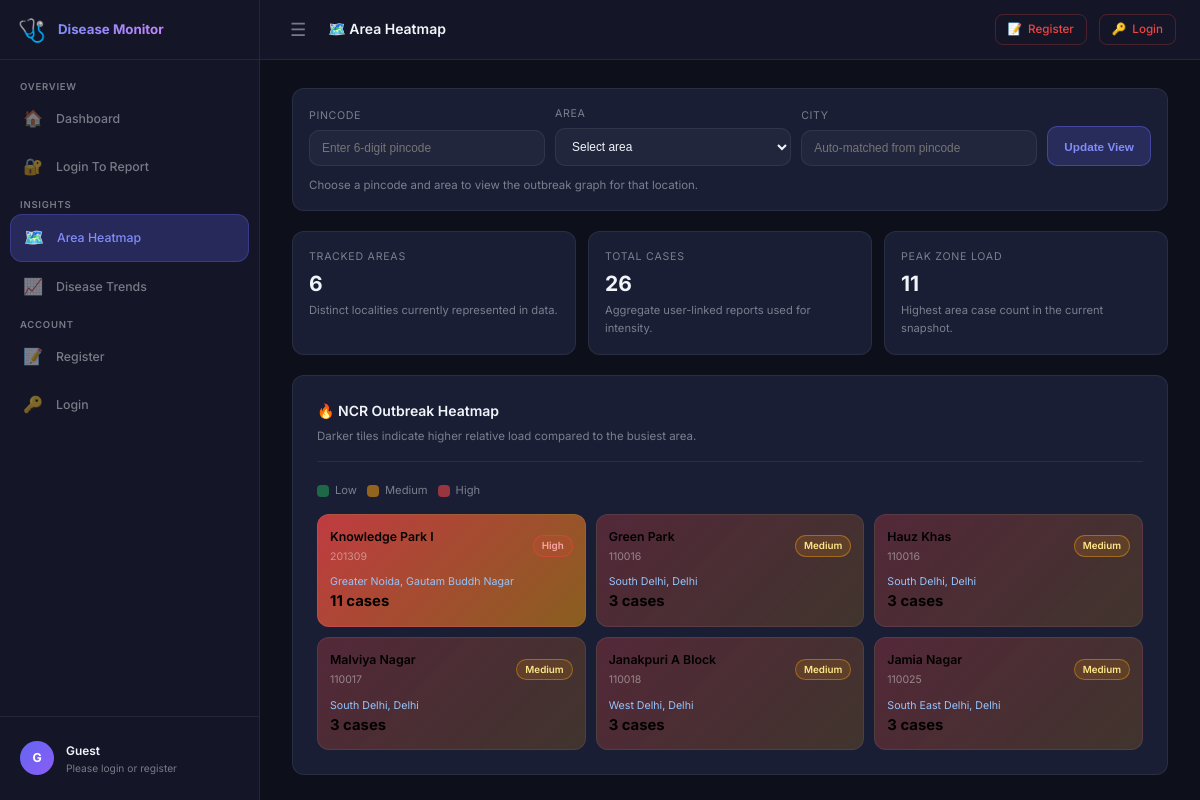
Page /heatmap/ on the committed database.
### doctor/models.py (models this page shows, shortened)
class Area(models.Model):
    pincode = models.CharField(
        max_length=6,
        blank=True,
        default="",
        help_text="6-digit NCR pincode of the user's location.",
    )
    area = models.CharField(
        max_length=200,
        blank=True,
        default="",
        help_text="Locality / area derived from the pincode.",
    )

### doctor/views.py (the view, shortened to what this page needs)
# urls.py: path("heatmap/", views.area_heatmap, name="area_heatmap"),
def area_heatmap(request):
    valid_pincode_entries = {
        pin: details
        for pin, details in NCR_PINCODES.items()
        if pin.isdigit() and isinstance(details, dict)
    }
    pincode_choices = {
        pin: details.get("areas", [])
        for pin, details in valid_pincode_entries.items()
    }
    selected_pincode = request.GET.get("pincode", "").strip()
    selected_area = request.GET.get("area", "").strip()
    selected_city = ""
    using_registered_area = False
    location_required = False
    if selected_pincode and selected_area:
        valid_areas = pincode_choices.get(selected_pincode, [])
        if selected_area not in valid_areas:
            messages.error(request, "Selected pincode and area combination is invalid.")
            selected_pincode = ""
            selected_area = ""
            location_required = True
        else:
            selected_city = valid_pincode_entries.get(selected_pincode, {}).get("city", "")
    elif request.user.is_authenticated and request.user.area_id:
        selected_pincode = request.user.area.pincode
        selected_area = request.user.area.area
        selected_city = valid_pincode_entries.get(selected_pincode, {}).get("city", "")
        using_registered_area = True
    else:
        location_required = True
    rows = list(
        Area.objects.values("area", "pincode")
        .annotate(case_count=Count("symptomreport"))
        .order_by("-case_count", "pincode", "area")
    )
    max_case_count = max((row["case_count"] for row in rows), default=0)
    total_cases = sum(row["case_count"] for row in rows)
    active_areas = len(rows)
    for row in rows:
        pincode_data = valid_pincode_entries.get(row["pincode"], {})
        row["city"] = pincode_data.get("city", "NCR")
        row["district"] = pincode_data.get("district", "Delhi NCR")
        if max_case_count:
            row["intensity"] = int((row["case_count"] / max_case_count) * 100)
        else:
            row["intensity"] = 0
        row["heat_alpha"] = round((row["intensity"] / 100) * 0.7 + 0.08, 2)
        if row["case_count"] >= 6:
            row["risk_level"] = "high"
        elif row["case_count"] >= 3:
            row["risk_level"] = "medium"
        else:
            row["risk_level"] = "low"
    disease_labels = []
    disease_values = []
    trend_days = []
    disease_names_7d = []
    trend_data = {}
    selected_location_summary = None
    city_rows = []
    if selected_city:
        for row in rows:
            if row.get("city") == selected_city:
                city_rows.append(row)
    city_rows = sorted(city_rows, key=lambda item: item["case_count"], reverse=True)[:8]
    city_area_labels = [f"{row['area']} ({row['pincode']})" for row in city_rows]
    city_area_values = [row["case_count"] for row in city_rows]
    context = {
        "heatmap_rows": rows,
        "max_case_count": max_case_count,
        "total_cases": total_cases,
        "active_areas": active_areas,
        "pincode_details_map": valid_pincode_entries,
        "pincode_choices": pincode_choices,
        "pincode_list": sorted(pincode_choices.keys()),
        "selected_pincode": selected_pincode,
        "selected_area": selected_area,
        "selected_city": selected_city,
        "using_registered_area": using_registered_area,
        "location_required": location_required,
        "selected_location_summary": selected_location_summary,
        "disease_labels": disease_labels,
        "disease_values": disease_values,
        "trend_days": trend_days,
        "disease_names_7d": disease_names_7d,
        "trend_data": trend_data,
        "city_area_labels": city_area_labels,
        "city_area_values": city_area_values,
    }
    return render(request, "doctor/heatmap.html", context)

### doctor/templates/doctor/heatmap.html (shortened to what this page needs)
{% extends "doctor/layout.html" %}
{% load static %}
{% block page_title %}🗺️ Area Heatmap{% endblock %}
{% block extra_css %}
<link rel="stylesheet" href="{% static 'doctor/css/heatmap.css' %}" />
{% endblock %}
{% block content %}
<section class="heatmap-layout">
  <article class="location-panel">
    <form
      method="GET"
      action="{% url 'area_heatmap' %}"
      id="heatmap-location-form"
    >
      <div class="location-row">
        <div>
          <label class="picker-label" for="heatmap-pincode">Pincode</label>
          <input
            class="picker-control"
            id="heatmap-pincode"
            name="pincode"
            type="text"
            inputmode="numeric"
            maxlength="6"
            placeholder="Enter 6-digit pincode"
            value="{{ selected_pincode }}"
            list="heatmap-pincode-suggestions"
            {%
            if
            using_registered_area
            %}readonly{%
            endif
            %}
          />
        </div>
        <div>
          <label class="picker-label" for="heatmap-area">Area</label>
          <select
            class="picker-control"
            id="heatmap-area"
            name="area"
            {%
            if
            using_registered_area
            %}disabled{%
            endif
            %}
          >
            <option value="">Select area</option>
          </select>
        </div>
        <div>
          <label class="picker-label" for="heatmap-city">City</label>
          <input
            class="picker-control"
            id="heatmap-city"
            type="text"
            value="{{ selected_city }}"
            placeholder="Auto-matched from pincode"
            readonly
            disabled
          />
        </div>
        <button type="submit" class="picker-btn">Update View</button>
      </div>
      {% if using_registered_area %}
      <p class="panel-note">
        Using your registered location:
        <strong>{{ selected_location_summary }}</strong>.
      </p>
      {% elif location_required %}
      <p class="panel-note">
        Choose a pincode and area to view the outbreak graph for that location.
      </p>
      {% endif %}
    </form>
  </article>
  <div class="metrics-grid">
    <article class="metric-card">
      <div class="metric-label">Tracked Areas</div>
      <div class="metric-value">{{ active_areas }}</div>
      <p class="metric-note">
        Distinct localities currently represented in data.
      </p>
    </article>
    <article class="metric-card">
      <div class="metric-label">Total Cases</div>
      <div class="metric-value">{{ total_cases }}</div>
      <p class="metric-note">
        Aggregate user-linked reports used for intensity.
      </p>
    </article>
    <article class="metric-card">
      <div class="metric-label">Peak Zone Load</div>
      <div class="metric-value">{{ max_case_count }}</div>
      <p class="metric-note">
        Highest area case count in the current snapshot.
      </p>
    </article>
  </div>
  <article class="card">
    <div class="card-header">
      <div class="card-title">🔥 NCR Outbreak Heatmap</div>
      <div class="card-subtitle">
        Darker tiles indicate higher relative load compared to the busiest area.
      </div>
    </div>
    <div class="legend" aria-label="Heatmap legend">
      <span class="legend-item"
        ><span class="legend-swatch low"></span>Low</span
      >
      <span class="legend-item"
        ><span class="legend-swatch medium"></span>Medium</span
      >
      <span class="legend-item"
        ><span class="legend-swatch high"></span>High</span
      >
    </div>
    {% if heatmap_rows %}
    <div class="heatmap-grid heatmap-grid-content">
      {% for row in heatmap_rows %}
      <button
        type="button"
        class="heat-cell heat-cell-button"
        data-heat-alpha="{{ row.heat_alpha }}"
        data-pincode="{{ row.pincode }}"
        data-area="{{ row.area }}"
        data-city="{{ row.city }}"
      >
        <div class="cell-head">
          <div>
            <div class="cell-area">{{ row.area }}</div>
            <div class="cell-pincode">{{ row.pincode }}</div>
          </div>
          <span class="risk-pill {{ row.risk_level }}"
            >{{ row.risk_level|title }}</span
          >
        </div>
        <div class="cell-city">{{ row.city }}, {{ row.district }}</div>
        <div class="cell-cases">{{ row.case_count }} cases</div>
      </button>
      {% endfor %}
    </div>
    {% else %}
    <p class="empty">
      No area data found yet. Once users with areas are added, heatmap cells
      will appear here.
    </p>
    {% endif %}
  </article>
</section>
{% endblock %}

### doctor/static/doctor/css/layout.css (style rules this page uses)
:root { --bg-base: #0d0f1a; --bg-surface: #141628; --bg-card: #1a1e35; --bg-hover: #20264a; --accent: #6366f1; --accent-light: #818cf8; --accent-glow: rgba(99, 102, 241, 0.25); --success: #22c55e; --warning: #f59e0b; --danger: #ef4444; --text-primary: #f1f5f9; --text-muted: rgba(241, 245, 249, 0.45); --border: rgba(255, 255, 255, 0.07); --sidebar-w: 260px; --topbar-h: 60px; --radius: 12px; --transition: 0.22s ease; }
*, *::before, *::after { box-sizing: border-box; margin: 0; padding: 0; }
html, body { height: 100%; font-family: 'Inter', sans-serif; background: var(--bg-base); color: var(--text-primary); font-size: 14px; line-height: 1.6; }
.card { background: var(--bg-card); border: 1px solid var(--border); border-radius: var(--radius); padding: 24px; }
.card-header { margin-bottom: 20px; padding-bottom: 16px; border-bottom: 1px solid var(--border); }
.card-title { font-size: 1rem; font-weight: 600; }
.card-subtitle { font-size: 0.82rem; color: var(--text-muted); margin-top: 4px; }

### doctor/static/doctor/css/heatmap.css (style rules this page uses)
.heatmap-layout { display: grid; grid-template-columns: 1fr; gap: 20px; }
.metrics-grid { display: grid; grid-template-columns: repeat(3, minmax(0, 1fr)); gap: 12px; }
.metric-card { background: var(--bg-card); border: 1px solid var(--border); border-radius: var(--radius); padding: 16px; }
.metric-label { color: var(--text-muted); font-size: 0.76rem; text-transform: uppercase; letter-spacing: 0.07em; margin-bottom: 8px; }
.metric-value { font-size: 1.5rem; line-height: 1; font-weight: 700; }
.metric-note { margin-top: 8px; color: var(--text-muted); font-size: 0.8rem; }
.heatmap-grid { display: grid; grid-template-columns: repeat(4, minmax(0, 1fr)); gap: 10px; }
.heatmap-grid-content { margin-top: 14px; }
@media (max-width: 1200px) { .heatmap-grid { grid-template-columns: repeat(3, minmax(0, 1fr)); } }
.heat-cell { border: 1px solid var(--border); border-radius: 12px; padding: 12px; background: linear-gradient( 135deg, rgba(239, 68, 68, var(--heat-alpha, 0.06)), rgba(245, 158, 11, calc(var(--heat-alpha, 0.06) * 0.65)) ); transition: transform 0.18s ease, border-color 0.18s ease; }
.heat-cell-button { width: 100%; text-align: left; appearance: none; cursor: pointer; font: inherit; }
.cell-head { display: flex; align-items: center; justify-content: space-between; gap: 10px; }
.cell-area { font-size: 0.88rem; font-weight: 600; }
.cell-pincode { font-size: 0.75rem; color: var(--text-muted); margin-top: 2px; }
.cell-city { font-size: 0.76rem; color: #93c5fd; margin-top: 8px; }
.cell-cases { font-size: 1.06rem; font-weight: 700; }
.risk-pill { display: inline-flex; align-items: center; padding: 2px 8px; border-radius: 999px; font-size: 0.7rem; font-weight: 600; border: 1px solid; }
.risk-pill.medium { color: #fde68a; border-color: rgba(245, 158, 11, 0.45); background: rgba(245, 158, 11, 0.14); }
.risk-pill.high { color: #fca5a5; border-color: rgba(239, 68, 68, 0.5); background: rgba(239, 68, 68, 0.14); }
.legend { display: flex; flex-wrap: wrap; gap: 10px; color: var(--text-muted); font-size: 0.8rem; margin-top: 2px; }
.legend-item { display: inline-flex; gap: 6px; align-items: center; }
.legend-swatch { width: 12px; height: 12px; border-radius: 4px; }
.legend-swatch.low { background: rgba(34, 197, 94, 0.45); }
.legend-swatch.medium { background: rgba(245, 158, 11, 0.55); }
.legend-swatch.high { background: rgba(239, 68, 68, 0.6); }
.location-panel { background: var(--bg-card); border: 1px solid var(--border); border-radius: var(--radius); padding: 16px; }
.location-row { display: grid; grid-template-columns: 1fr 1fr 1fr auto; gap: 10px; align-items: end; }
.picker-label { font-size: 0.76rem; color: var(--text-muted); margin-bottom: 6px; display: block; text-transform: uppercase; letter-spacing: 0.06em; }
.picker-control { width: 100%; background: rgba(255, 255, 255, 0.04); border: 1px solid var(--border); border-radius: 10px; color: var(--text-primary); padding: 10px 12px; font-size: 0.85rem; }
.picker-btn { display: inline-flex; align-items: center; justify-content: center; height: 40px; border: 1px solid rgba(99, 102, 241, 0.45); background: rgba(99, 102, 241, 0.2); color: var(--accent-light); border-radius: 10px; padding: 0 16px; font-size: 0.84rem; font-weight: 600; cursor: pointer; }
.panel-note { margin-top: 10px; color: var(--text-muted); font-size: 0.82rem; }

### rows in the picture
Area: area "Knowledge Park I", pincode "201309", risk_level "High", city "Greater Noida", district "Gautam Buddh Nagar", case_count "11"
Area: area "Green Park", pincode "110016", risk_level "Medium", city "South Delhi", district "Delhi", case_count "3"
Area: area "Hauz Khas", pincode "110016", risk_level "Medium", city "South Delhi", district "Delhi", case_count "3"
Area: area "Malviya Nagar", pincode "110017", risk_level "Medium", city "South Delhi", district "Delhi", case_count "3"
Area: area "Janakpuri A Block", pincode "110018", risk_level "Medium", city "West Delhi", district "Delhi", case_count "3"
Area: area "Jamia Nagar", pincode "110025", risk_level "Medium", city "South East Delhi", district "Delhi", case_count "3"

### other values in the picture
{{ active_areas }} "6"
{{ total_cases }} "26"
{{ max_case_count }} "11"
